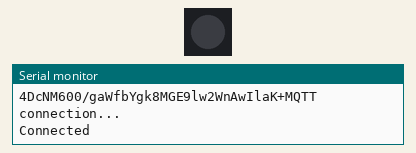
Simulated run of this program. Board: ESP32-S3. Shown: 1 RGB LEDs in strip order, left to right, the last lines printed to the serial monitor. WiFi joins after 1.5 s; servers stay silent unless stated; the local clock reads 2024-03-15 10:24:30 at power-on unless the program sets it; no MQTT or app messages arrive unless stated.

Above: at 4.1 s.
At 5.12 s:
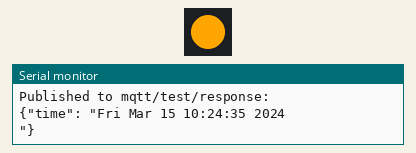
Timing chart, 0 to 9.7 s (numbered marks = the images above):
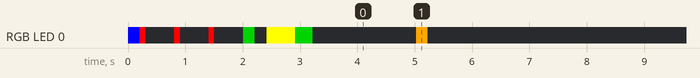

The program:

main.cpp
```cpp
#include <WiFi.h>
#include <time.h>
#include <HardwareSerial.h>
#include <FastLED.h>

// LED設定
#define LED_PIN 21
#define NUM_LEDS 1
CRGB leds[NUM_LEDS];


void setLED(CRGB color) {
  leds[0] = color;
  FastLED.show();
}

void flashLED(CRGB color, int duration_ms) {
  leds[0] = color;
  FastLED.show();
  delay(duration_ms);
  leds[0] = CRGB::Black;
  FastLED.show();
}

// AWS IoT
#include <ArduinoJson.h>
#include <WiFiClient.h>
#include <WiFiClientSecure.h>
#include <PubSubClient.h>
#define WIFI_SSID "neko01"
#define WIFI_PASSPHRASE "64646631"
#define DEVICE_NAME "sample002"
#define AWS_IOT_ENDPOINT "a1rf2bv1k9ed2q-ats.iot.us-east-1.amazonaws.com"
#define AWS_IOT_PORT 8883
#define PUBLISH_TOPIC DEVICE_NAME"/status"
#define SUBSCRIBE_TOPIC DEVICE_NAME"/blink"
#define QOS 0

WiFiClientSecure https_client;
PubSubClient mqtt_client(https_client);

// certs.cpp
extern const char *root_ca;
extern const char *certificate;
extern const char *private_key;


// WiFi接続
void connect_wifi() {
    Serial.print("WiFi Connecting to ");
    Serial.println(WIFI_SSID);
    WiFi.begin(WIFI_SSID, WIFI_PASSPHRASE);

    int retry_count = 0;
    while (WiFi.status() != WL_CONNECTED) {
        Serial.print(".");
        flashLED(CRGB::Red, 100);
        delay(500);

        retry_count++;
        if (retry_count >= 10) {  // 500ms × 10 = 5秒
            Serial.println("\nWiFi connection failed. Retrying in 5 seconds...");
            WiFi.disconnect();           // 念のため切断
            delay(5000);                // 5秒待って
            WiFi.begin(WIFI_SSID, WIFI_PASSPHRASE);  // 再接続
            retry_count = 0;            // リセット
        }
    }

    Serial.println("\nConnected");
    Serial.println("IPv4: " + WiFi.localIP().toString());
    Serial.println("");

    flashLED(CRGB::Green, 200);
}

// AWS IoT 接続
bool connect_awsiot() {
    https_client.setCACert(root_ca);
    https_client.setCertificate(certificate);
    https_client.setPrivateKey(private_key);

    // SNIを有効化（重要）
    https_client.setHandshakeTimeout(5);
    mqtt_client.setServer(AWS_IOT_ENDPOINT, AWS_IOT_PORT);

    while (!mqtt_client.connected())  {
        Serial.println("MQTT connection...");
        if (mqtt_client.connect(DEVICE_NAME)) {
            Serial.println("Connected");
            flashLED(CRGB::Yellow, 500);
            return true;
        } else {
            Serial.println("Failed, rc=" + String(mqtt_client.state()));
            Serial.println("");
            flashLED(CRGB::Red, 100);
            return false;
        }
    }
    return false;
}

void setup() {
  Serial.begin(115200);

  FastLED.addLeds<WS2812, LED_PIN, GRB>(leds, NUM_LEDS);
  setLED(CRGB::Black);
  flashLED(CRGB::Blue, 200);
  connect_wifi(); // WiFi 接続

  configTime(0, 0, "pool.ntp.org", "time.nist.gov");
  Serial.print("Waiting for NTP time sync...");
  time_t now = time(nullptr);
  while (now < 8 * 3600 * 2) {
    delay(500);
    Serial.print(".");
    now = time(nullptr);
  }
  Serial.println(" done.");
  Serial.println(ctime(&now));

  Serial.printf("root_ca= %s\n", root_ca);
  Serial.printf("certificate= %s\n", certificate);
  Serial.printf("private_key= %s\n", private_key);

  if (connect_awsiot()) { // AWS IoT 接続
    flashLED(CRGB::Green, 300);
  }

}

// 点灯の状態
bool blink = false;

int publishCount = 0;
unsigned long lastPublishTime = 0;

void loop() {
    mqtt_client.loop();

    unsigned long nowMillis = millis();

    if (publishCount < 10 && nowMillis - lastPublishTime >= 5000) {
        lastPublishTime = nowMillis;

        time_t now = time(nullptr);
        char buffer[128];
        snprintf(buffer, sizeof(buffer), "{\"time\": \"%s\"}", ctime(&now));

        mqtt_client.publish("mqtt/test/response", buffer);
        Serial.println("Published to mqtt/test/response:");
        Serial.println(buffer);
        flashLED(CRGB::Orange, 200);
        publishCount++;
    }
    delay(100); // 軽めのdelay
}
```

certs.cpp
```cpp
const char *root_ca = R"(-----BEGIN CERTIFICATE-----
MIIDQTCCAimgAwIBAgITBmyfz5m/jAo54vB4ikPmljZbyjANBgkqhkiG9w0BAQsF
ADA5MQswCQYDVQQGEwJVUzEPMA0GA1UEChMGQW1hem9uMRkwFwYDVQQDExBBbWF6
b24gUm9vdCBDQSAxMB4XDTE1MDUyNjAwMDAwMFoXDTM4MDExNzAwMDAwMFowOTEL
MAkGA1UEBhMCVVMxDzANBgNVBAoTBkFtYXpvbjEZMBcGA1UEAxMQQW1hem9uIFJv
b3QgQ0EgMTCCASIwDQYJKoZIhvcNAQEBBQADggEPADCCAQoCggEBALJ4gHHKeNXj
ca9HgFB0fW7Y14h29Jlo91ghYPl0hAEvrAIthtOgQ3pOsqTQNroBvo3bSMgHFzZM
9O6II8c+6zf1tRn4SWiw3te5djgdYZ6k/oI2peVKVuRF4fn9tBb6dNqcmzU5L/qw
IFAGbHrQgLKm+a/sRxmPUDgH3KKHOVj4utWp+UhnMJbulHheb4mjUcAwhmahRWa6
VOujw5H5SNz/0egwLX0tdHA114gk957EWW67c4cX8jJGKLhD+rcdqsq08p8kDi1L
93FcXmn/6pUCyziKrlA4b9v7LWIbxcceVOF34GfID5yHI9Y/QCB/IIDEgEw+OyQm
jgSubJrIqg0CAwEAAaNCMEAwDwYDVR0TAQH/BAUwAwEB/zAOBgNVHQ8BAf8EBAMC
AYYwHQYDVR0OBBYEFIQYzIU07LwMlJQuCFmcx7IQTgoIMA0GCSqGSIb3DQEBCwUA
A4IBAQCY8jdaQZChGsV2USggNiMOruYou6r4lK5IpDB/G/wkjUu0yKGX9rbxenDI
U5PMCCjjmCXPI6T53iHTfIUJrU6adTrCC2qJeHZERxhlbI1Bjjt/msv0tadQ1wUs
N+gDS63pYaACbvXy8MWy7Vu33PqUXHeeE6V/Uq2V8viTO96LXFvKWlJbYK8U90vv
o/ufQJVtMVT8QtPHRh8jrdkPSHCa2XV4cdFyQzR1bldZwgJcJmApzyMZFo6IQ6XU
5MsI+yMRQ+hDKXJioaldXgjUkK642M4UwtBV8ob2xJNDd2ZhwLnoQdeXeGADbkpy
rqXRfboQnoZsG4q5WTP468SQvvG5
-----END CERTIFICATE-----
)";

const char *certificate = R"(-----BEGIN CERTIFICATE-----
MIIDWTCCAkGgAwIBAgIUU3Fu2/l8LOtPDwGG4qiAop9mUs8wDQYJKoZIhvcNAQEL
BQAwTTFLMEkGA1UECwxCQW1hem9uIFdlYiBTZXJ2aWNlcyBPPUFtYXpvbi5jb20g
SW5jLiBMPVNlYXR0bGUgU1Q9V2FzaGluZ3RvbiBDPVVTMB4XDTI1MDcwNjA3NTgw
M1oXDTQ5MTIzMTIzNTk1OVowHjEcMBoGA1UEAwwTQVdTIElvVCBDZXJ0aWZpY2F0
ZTCCASIwDQYJKoZIhvcNAQEBBQADggEPADCCAQoCggEBAOeiOHiDuG1JdqLEskaW
Hbwx1zBlLAhKXKQvVXyX52XvtAI0Z+r1njI2lWoONs3cFPcMV8mL95mNpkfZWnV5
Okc/IOgCcq8VckKBCHXq8QR6dICB2y4KlwdTBUXRqo7yObqG9yjTRP71efWpOhlb
aIQO5gTUrqrK/yaYM/jAAYjV1OFknKp1RpdX1zDB+JsQSTh9yR3OfKFTXY+Qjb+h
N2K7C550QJ+Ot0FN68aO/YCen8bx3wQx3zxCavfYegU97hHvGy3hHjkfZvxZcJ9D
Ntxk4e+XoCDxS/9TarMWBKBE4+eh5nI9kndg6RjKIi8jtGJSfMRpoYQ1ep+TGfup
znECAwEAAaNgMF4wHwYDVR0jBBgwFoAUhr8Rzf/0bvRQ2t/H9nWeqY7i9kwwHQYD
VR0OBBYEFE1u5P1y7bZAVeBSE6+7XGjcASSRMAwGA1UdEwEB/wQCMAAwDgYDVR0P
AQH/BAQDAgeAMA0GCSqGSIb3DQEBCwUAA4IBAQCtAl8n+N4JwpAoWvyuRohaQ5du
fRMHHwBhzZ25cjHGhF9DfuwGsPSv3PKGYpKXsYSgzcW4dva2nfuy2P01znfzZ9GI
w02Vjg2YKozAODz1Vfgn5FcxbH3n1XXSKlYAVzjssTYeL/AKM35MVQwBNsnX6KAU
tE91YxWxXjhZKjML4vaQPprJE5Sir7tgfr7YMbFTSZHoJmOOD08Um2gxVC+2hbo6
TU9+sPp0hZgDwhl+jHJ8u9hpcZCuO1BOggCrrLEfNEmD6CCjhL81ltIDkbkadAOX
WzVn+8Kh0nfZ086iIbfqWoGjxCeWtRbAySLImztdN5EiA/zOsU5EUDiGBRsM
-----END CERTIFICATE-----
)";

const char *private_key = R"(-----BEGIN RSA PRIVATE KEY-----
MIIEpgIBAAKCAQEA56I4eIO4bUl2osSyRpYdvDHXMGUsCEpcpC9VfJfnZe+0AjRn
6vWeMjaVag42zdwU9wxXyYv3mY2mR9ladXk6Rz8g6AJyrxVyQoEIderxBHp0gIHb
LgqXB1MFRdGqjvI5uob3KNNE/vV59ak6GVtohA7mBNSuqsr/Jpgz+MABiNXU4WSc
qnVGl1fXMMH4mxBJOH3JHc58oVNdj5CNv6E3YrsLnnRAn463QU3rxo79gJ6fxvHf
BDHfPEJq99h6BT3uEe8bLeEeOR9m/Flwn0M23GTh75egIPFL/1NqsxYEoETj56Hm
cj2Sd2DpGMoiLyO0YlJ8xGmhhDV6n5MZ+6nOcQIDAQABAoIBAQCmYM0zM1nrlhMT
AzoSnY0qOpqY9nLUWaWFgUJkRjA99hlUZBQonthMtQxJq4AOCgE9Gq6L5G+q6iYA
Ac2KB9OmjV+zht6diEgUIN7U5DbOwq6gB6ZJwe2No0JsThe2qaJxqrQprOcoQ2ag
4DcNM600/gaWfbYgk8MGE9lw2WnAwIlaK+S2cTqrmaBYp7OYehGW3qOEgxNObaYL
65W1gEqOOyq9A4JmKZ8G2Y4TeIBDxIC5i5xMaZVsrzC4evNA7114BQm9ALEOe655
racI3zfmZwjAu6NALBK3svoum9yiSNXprIZYIL11l5zcVVT4dy1Cqa2qi53HR8ST
Mo6aLCThAoGBAPYTNqWr3n4i9UmgwsakdVmGI1L5jg3PCVVcuOxIolDXvD2xGPWx
pEThYMyqFrCnwn/W+D/q4zgFR8bv5VM/i1PEQcc2fxccPTGwRbUWB4clz4vtBxRB
n2Z68sM2Uv15bHksInpZfzZWLsYCHXx3Y0KM2EcWw1R2+4G0Aor3dirNAoGBAPD5
5XJJ4FtACOjCpf7lrue64Rl3tvR8QD2X+VP/HXECPF721u3RRyQBzET9C2rEUiSU
1tFLMscSD5eUSn26/ejNazB54zq0W0TrV0LFgmEfKqcuu2DKpbpLj3eiDpzgcdm8
MQN2FGq8KIUQdn8/rKlsrWG83qZ785z0RUXNgro1AoGBAIy3fgeNWiVdjlE1aky3
3Rd9upOHe/FvlJHI/UK5YoDCbbYFoRVXKW3uSDGhjmok9PewEbRTeO4fLuWXZ9eM
Pft//nGSO2kWz/OrLqGYYGOrfp0wxVyTDjlHU63IUfr7RcmhMHIw3atP61119jCo
AQ4chs1YOgkCJV8NdmrLijp9AoGBALqwj78EVwm6yWwyaNHada/Xy06kvZwZqtdN
Jv+ZNOD5X3Ye/BJQwTG3Jt8Hv9GeeRkYKnkJLjSl3GiNnUxdExtKEdIDjDRNyCvT
u83iIIlH0Q6mmMp7FPwIUATaC0IkbG/IaZyJ3XV3gljckUEyPn0f0g9XeJM4klq1
r/lNJwtFAoGBAIcbYcXkGxis5I3rTH/jnWHp/5DJnBLaDZwpytguG6DvkrMi7/Qz
7R/KxA3AVFHQwkKu+J2ELq5/zHN8eTjoNYUg60yhSQy4ep8Cj6yKDVK8yrqMz8Ma
dXgln03XAQfAj9G0Y//mb2t8C7n+2He528Ki2+oR0rvDrKTklAel1dPH
-----END RSA PRIVATE KEY-----
)";
```

Measured:
- by itself, RGB LED 0: off → RGB(0, 0, 255) at 0.01 s, → RGB(255, 0, 0) 0.20 s later, → off 0.10 s later, → RGB(255, 0, 0) 0.50 s later, … (26 changes in this stretch)
